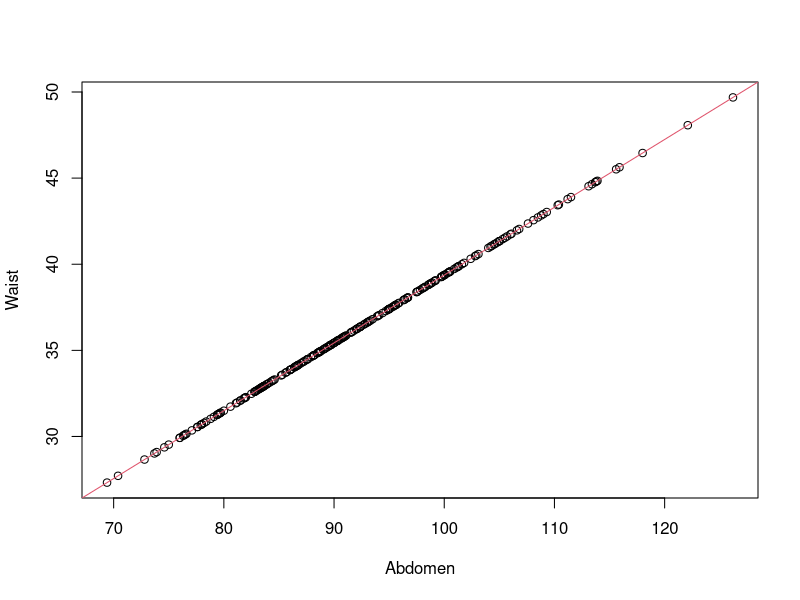
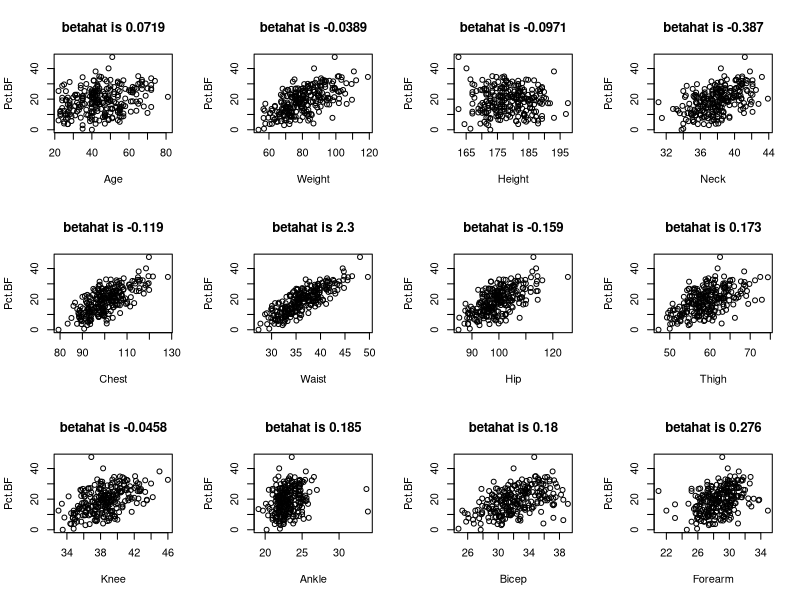
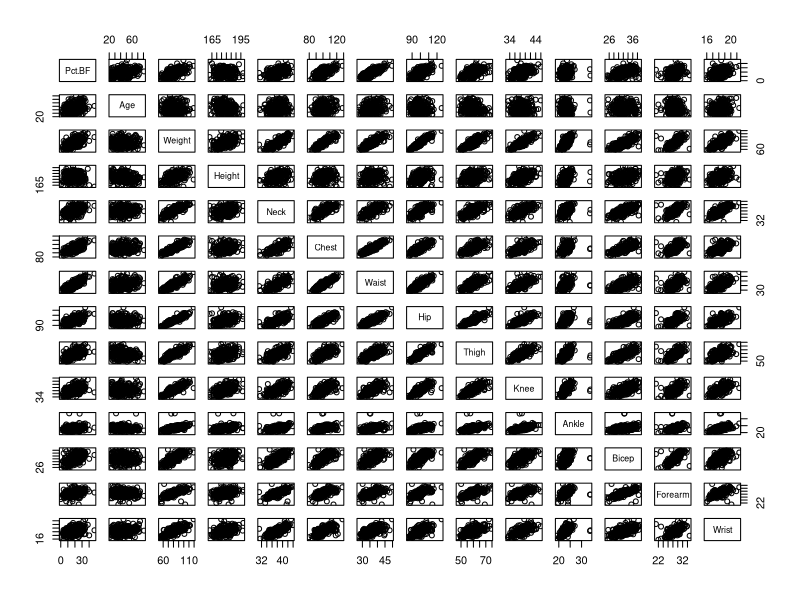
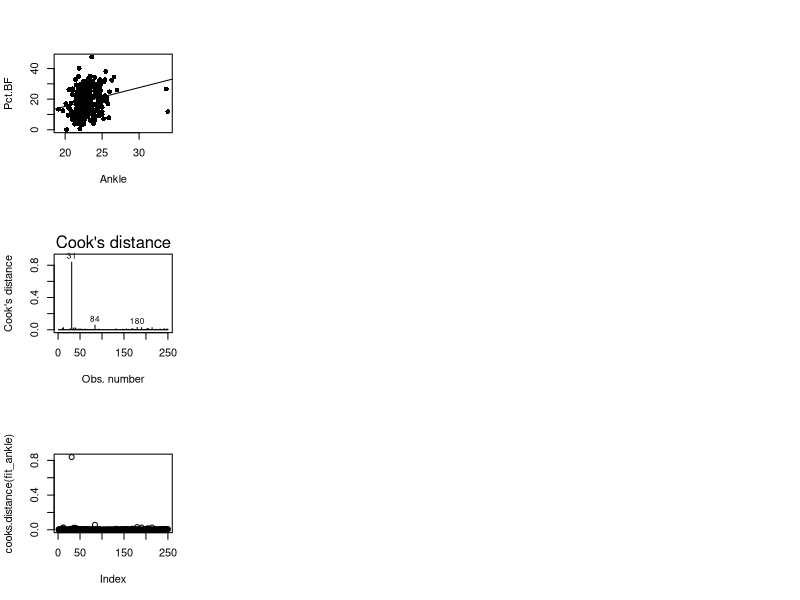

These figures' R source, in order:
## ---- chunk 1
# urlLocation <- "https://dasl.datadescription.com/download/data/3079"
# bodyfat <- read.table(urlLocation, header=TRUE)
bodyfat <- read.csv("bodyfat.csv",header = TRUE)
bodyfat$Height <- bodyfat$Height * 2.54
bodyfat$Weight <- bodyfat$Weight / 2.205
bodyfat <- bodyfat
#plot(bodyfat)
## ---- chunk 2
## remove density 
fit_all <- lm(Pct.BF~., data = bodyfat[,-1])
summary(fit_all)
## ---- chunk 3
summary(lm(Pct.BF~Abdomen, data = bodyfat[,-1]))
summary(lm(Pct.BF~Waist, data = bodyfat[,-1]))
cor(bodyfat$Waist, bodyfat$Abdomen)
plot(Waist~Abdomen, data = bodyfat); abline(lm(Waist~Abdomen, data = bodyfat), col = 2)
## ---- chunk 4
## remove density and abdomen
fit_all <- lm(Pct.BF~., data = bodyfat[,-which(names(bodyfat) %in% c("Density", "Abdomen"))])
summary(fit_all)
## ---- chunk 5
coef(lm(Pct.BF~Chest, data = bodyfat))
coef(fit_all)["Chest"]
## ---- chunk 6
par(mfrow= c(3,4))
for(j in 2:13){
  plot(bodyfat[,-which(names(bodyfat) %in% c("Density", "Abdomen"))][,c(j,1)])
  title(main = paste("betahat is", signif(coef(fit_all)[j],3)))
} 
## ---- chunk 7
summary(lm(Pct.BF ~ Hip, data = bodyfat))
summary(lm(Pct.BF ~ Weight, data = bodyfat))
summary(lm(Pct.BF ~ Weight+Hip, data = bodyfat))
## ---- chunk 8
plot(bodyfat[,-which(names(bodyfat) %in% c("Density", "Abdomen"))])
signif(cor(bodyfat),3)
## ---- chunk 9
nd <- data.frame(Hip = 110, Weight = 90)
predict(lm(Pct.BF ~ Hip, data = bodyfat), newdata = nd, se.fit = TRUE)$se.fit
predict(lm(Pct.BF ~ Weight, data = bodyfat), newdata = nd, se.fit = TRUE)$se.fit
predict(lm(Pct.BF ~ Hip + Weight, data = bodyfat), newdata = nd, se.fit = TRUE)$se.fit
## ---- chunk 10
sort(car::vif(fit_all))
fit_sub1 <- lm(Pct.BF ~ Age+Height+Neck+Thigh+Knee+Ankle+Bicep+Forearm+Wrist, data = bodyfat)
summary(fit_sub1)
car::vif(fit_sub1)
AIC(fit_all, fit_sub1)
anova(fit_sub1, fit_all)
## ---- chunk 11
fit_sub2 <- lm(Pct.BF ~ Weight, data = bodyfat)
AIC(fit_all, fit_sub1, fit_sub2)
anova(fit_sub2, fit_all)
## ---- chunk 12
plot(Pct.BF ~ Ankle, data = bodyfat, pch = 16)
abline(lm(Pct.BF ~ Ankle, data = bodyfat))
fit_ankle <- lm(Pct.BF ~ Ankle, data = bodyfat)
X<-model.matrix(fit_ankle)
head(hatvalues(fit_ankle))
head(diag(X %*% solve(t(X) %*% X) %*% t(X)))
## ---- chunk 13
head(rstandard(fit_ankle))
head(residuals(fit_ankle)/(summary(fit_ankle)$sigma * sqrt(1-hatvalues(fit_ankle))))
head(residuals(fit_ankle))
head(residuals(fit_ankle)/summary(fit_ankle)$sigma)
head(residuals(fit_ankle)/(summary(fit_ankle)$sigma * sqrt(1-hatvalues(fit_ankle))))
## ---- chunk 14
cooks.distance(fit_ankle)[30:35]
plot(fit_ankle, which = 4)
plot(cooks.distance(fit_ankle))
